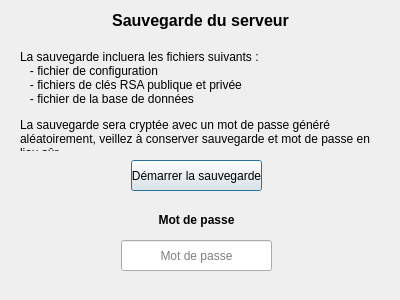
<?xml version="1.0" encoding="UTF-8"?>
<ui version="4.0">
 <class>ComposantSauvegarde</class>
 <widget class="QDialog" name="ComposantSauvegarde">
  <property name="geometry">
   <rect>
    <x>0</x>
    <y>0</y>
    <width>400</width>
    <height>300</height>
   </rect>
  </property>
  <property name="windowTitle">
   <string>Gestionnaire de Mots de passe - Sauvegarder la base de données</string>
  </property>
  <widget class="QLabel" name="titrePage">
   <property name="geometry">
    <rect>
     <x>20</x>
     <y>10</y>
     <width>361</width>
     <height>21</height>
    </rect>
   </property>
   <property name="font">
    <font>
     <pointsize>12</pointsize>
     <weight>75</weight>
     <bold>true</bold>
    </font>
   </property>
   <property name="text">
    <string>Sauvegarde du serveur</string>
   </property>
   <property name="alignment">
    <set>Qt::AlignCenter</set>
   </property>
  </widget>
  <widget class="QPushButton" name="pushButton">
   <property name="geometry">
    <rect>
     <x>131</x>
     <y>160</y>
     <width>131</width>
     <height>31</height>
    </rect>
   </property>
   <property name="text">
    <string>Démarrer la sauvegarde</string>
   </property>
  </widget>
  <widget class="QLineEdit" name="lineEdit">
   <property name="geometry">
    <rect>
     <x>121</x>
     <y>240</y>
     <width>151</width>
     <height>31</height>
    </rect>
   </property>
   <property name="font">
    <font>
     <pointsize>9</pointsize>
    </font>
   </property>
   <property name="text">
    <string/>
   </property>
   <property name="alignment">
    <set>Qt::AlignCenter</set>
   </property>
   <property name="readOnly">
    <bool>true</bool>
   </property>
   <property name="placeholderText">
    <string>Mot de passe</string>
   </property>
  </widget>
  <widget class="QLabel" name="descriptionPageSauvegarde">
   <property name="geometry">
    <rect>
     <x>20</x>
     <y>50</y>
     <width>361</width>
     <height>101</height>
    </rect>
   </property>
   <property name="text">
    <string>&lt;html&gt;&lt;head/&gt;&lt;body&gt;&lt;p&gt;La sauvegarde incluera les fichiers suivants :&lt;br/&gt;&amp;nbsp;&amp;nbsp;&amp;nbsp;- fichier de configuration&lt;br/&gt;&amp;nbsp;&amp;nbsp;&amp;nbsp;- fichiers de clés RSA publique et privée&lt;br/&gt;&amp;nbsp;&amp;nbsp;&amp;nbsp;- fichier de la base de données&lt;/p&gt;&lt;p&gt;La sauvegarde sera cryptée avec un mot de passe généré aléatoirement, veillez à conserver sauvegarde et mot de passe en lieu sûr.&lt;/p&gt;&lt;/body&gt;&lt;/html&gt;</string>
   </property>
   <property name="wordWrap">
    <bool>true</bool>
   </property>
  </widget>
  <widget class="QLabel" name="labelMotDePasse">
   <property name="geometry">
    <rect>
     <x>121</x>
     <y>210</y>
     <width>151</width>
     <height>20</height>
    </rect>
   </property>
   <property name="font">
    <font>
     <pointsize>9</pointsize>
     <weight>75</weight>
     <bold>true</bold>
    </font>
   </property>
   <property name="text">
    <string>Mot de passe</string>
   </property>
   <property name="alignment">
    <set>Qt::AlignCenter</set>
   </property>
  </widget>
 </widget>
 <resources/>
 <connections/>
</ui>
